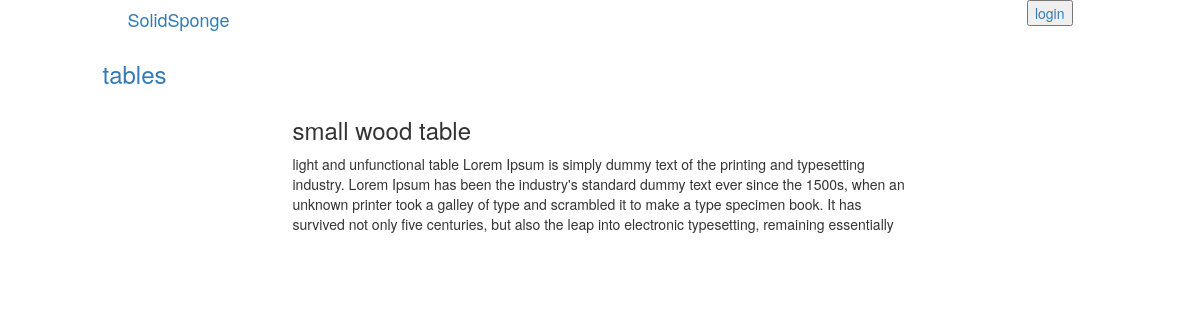
Screenshot of /catalog/2/5 with the database file from the repository.
### database_setup.py (models this page shows, shortened)
class Category(Base):
    __tablename__ = 'category'
    id = Column(Integer, primary_key=True)
    name = Column(String, index=True)
    user_id = Column(Integer, ForeignKey('user.id'))
    user = relationship(User)

class Item(Base):
    __tablename__ = 'item'
    id = Column(Integer, primary_key=True)
    name = Column(String, index=True)
    description = Column(String)
    category_id = Column(Integer, ForeignKey('category.id'))
    category = relationship(Category)
    user_id = Column(Integer, ForeignKey('user.id'))
    user = relationship(User)

### application.py (the view)
@app.route('/catalog/<int:category_id>/<int:item_id>')
def itemDetails(category_id, item_id):
    category = session.query(Category).filter_by(id=category_id).first()
    item = session.query(Item).filter_by(id=item_id).first()
    if 'username' not in login_session:
        return render_template(
            'item_details_r.html',
            client_id=CLIENT_ID,
            category=category,
            item=item)
    return render_template(
        'item_details.html',
        client_id=CLIENT_ID,
        category=category,
        item=item)

### templates/item_details_r.html
{% extends "base.html" %}
{% block content %}
{% include "header_r.html" %}
	<div class="row">
		<div class="col-lg-1"></div>
		<div class="col-lg-4">
			<a href="{{url_for('categoryDetails', category_id=category.id)}}"><h3>{{category.name}}</h3></a>
		</div>
		<div class="col-lg-7"></div>
	</div>
	<div class="row">
		<div class="col-lg-3"></div>
		<div class="col-lg-6">
			<div class="row">
				<h3>{{item.name}}</h3>
			</div>
			<div class="row">
				<p>
					{{item.description}}
				</p>
			</div>
		</div>
		<div class="col-lg-3"></div>
	</div>
{% endblock %}

### rows the page displays
Category: name "tables"
Item: name "small wood table", description "light and unfunctional table Lorem Ipsum is simply dummy text of the printing and typesetting industry. Lorem Ipsum has been the industry's standard dummy text ever since the 1500s, when an unknown printer took a galley of type and scrambled it to make a type specimen book. It has survived not only five centuries, but also the leap into electronic typesetting, remaining essentially"
